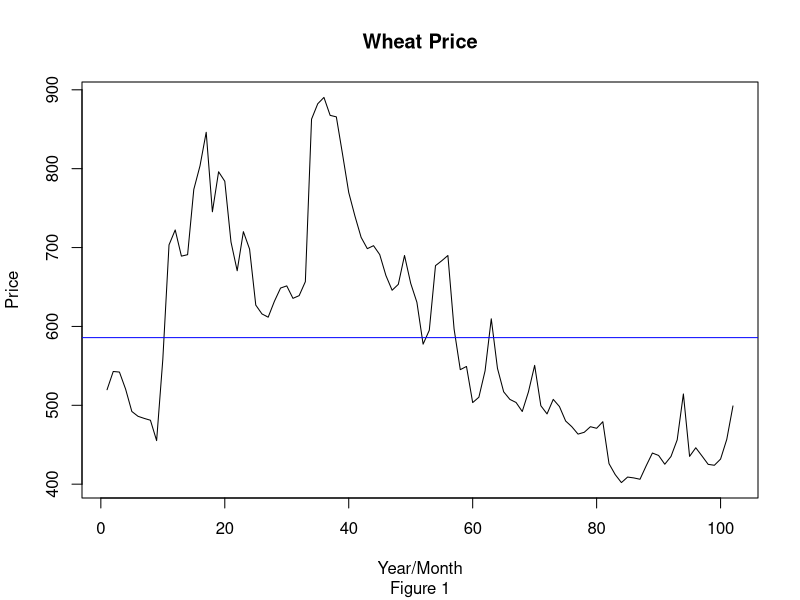
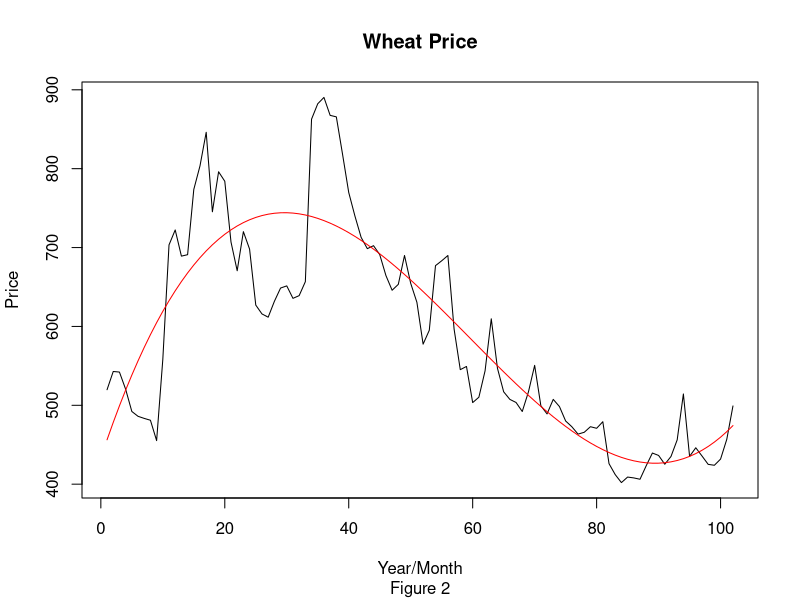
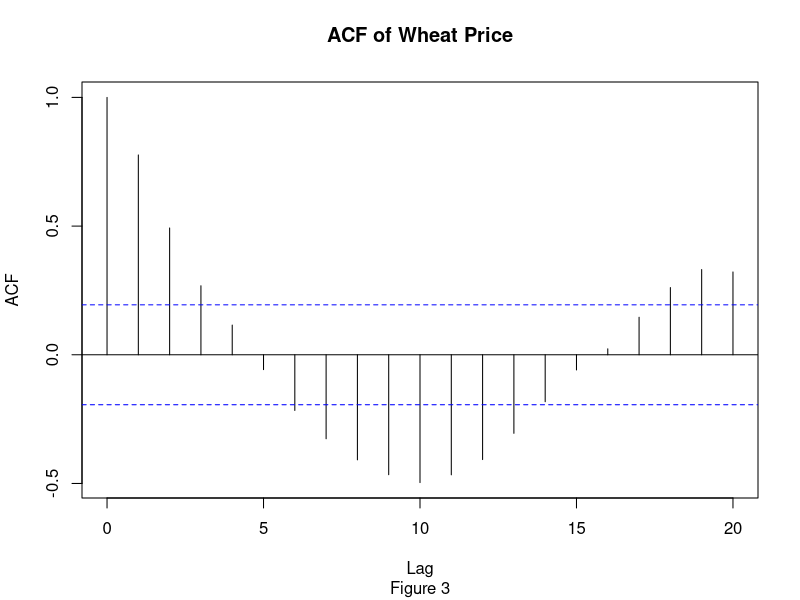
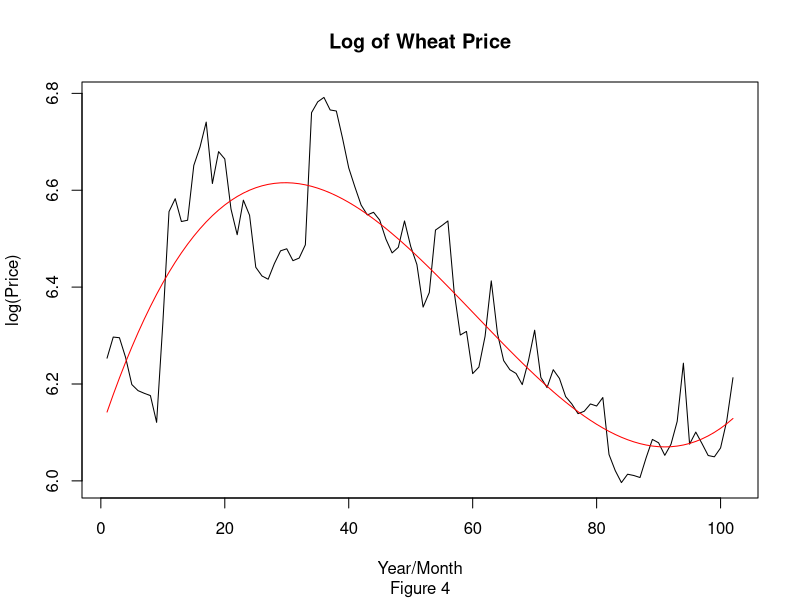
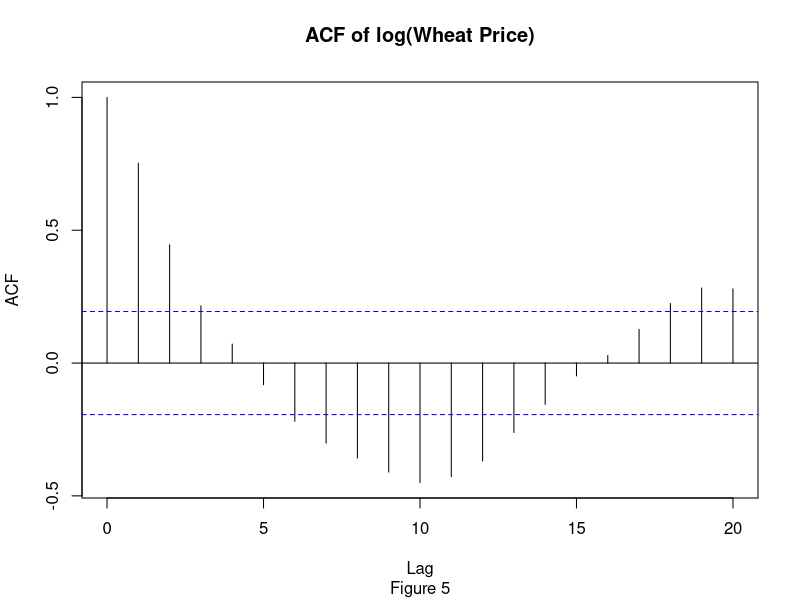
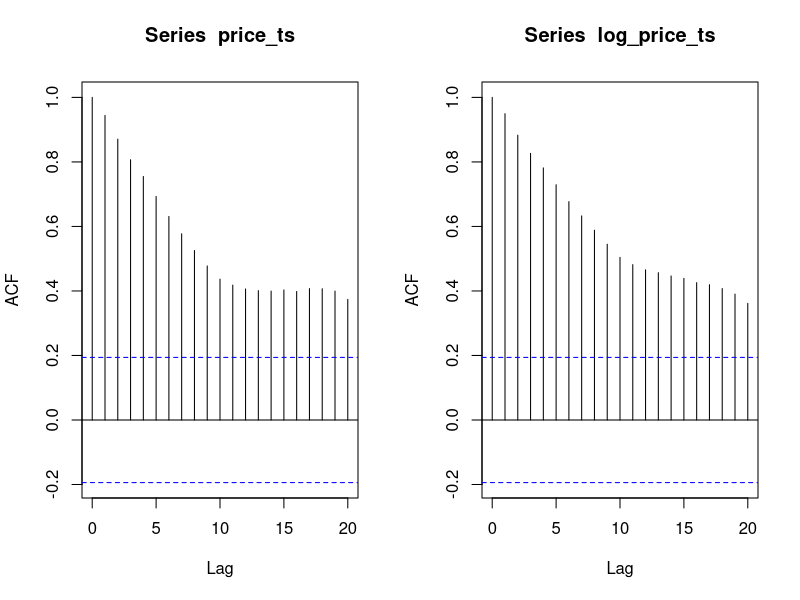
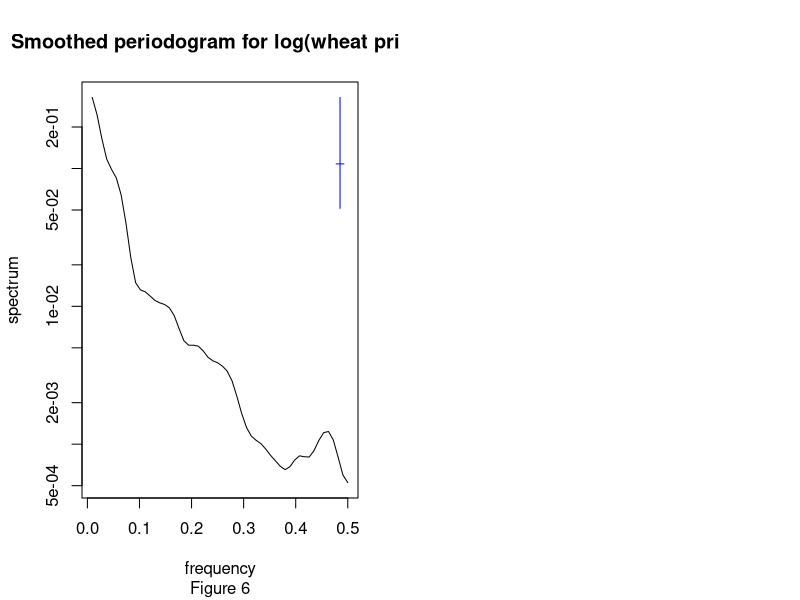
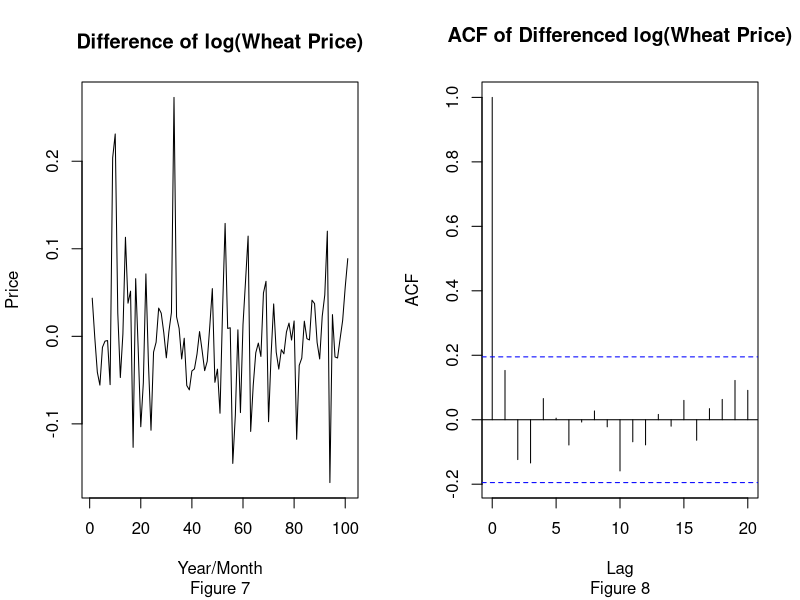

These figures' R source, in order:
## ---- chunk 1
library(dplyr)
library(stringr)
library(tseries)
## ---- chunk 2
wheat = read.csv("wheat_200910-201803.csv",header=TRUE)
## ---- chunk 3
names(wheat) = c("Date", "open", "high", "low", "close")
data_wheat = wheat %>% mutate(avg = (high+low)/2) %>% select(Date, avg)

for(i in 1:nrow(data_wheat)){
  data_wheat$Month[i] = paste(strsplit(str_extract(data_wheat$Date, '^\\d+\\-\\d+'), "-")[[i]], collapse = "")
}

wheat_unlist = data_wheat %>% mutate(Month = Month %>% unlist())

data_wheat_filtered = wheat_unlist %>% group_by(Month) %>% summarise(AvgPrice = mean(avg)) %>% mutate(indicator = 1:102)
## ---- chunk 4
summary(data_wheat_filtered$AvgPrice)
data_wheat_filtered$Month[which.max(data_wheat_filtered$AvgPrice)]
## ---- chunk 5
plot(data_wheat_filtered$AvgPrice, type = "l", xlab = "Year/Month", ylab = "Price", main = "Wheat Price", sub="Figure 1")
abline(585.8, 0, col = "blue")
## ---- chunk 6
#original data
lm_fit = lm(AvgPrice ~ indicator+I(indicator^2)+I(indicator^3), data = data_wheat_filtered)
summary(lm_fit)
yrm = 1:102
z = cbind(1, yrm, yrm^2, yrm^3)
beta = coef(lm_fit)
prediction = z %*% beta
plot(data_wheat_filtered$AvgPrice, type = "l", xlab = "Year/Month", ylab = "Price", main = "Wheat Price", sub="Figure 2")
lines(x = yrm, y = prediction, col = "red")
## ---- chunk 7
ts_dat = ts (data_wheat_filtered$AvgPrice)
adf.test(ts_dat) 
## ---- chunk 8
acf_resid = acf(resid(lm_fit), plot = FALSE)
plot(acf_resid, main = "ACF of Wheat Price", sub="Figure 3")
## ---- chunk 9
#log transformation
lm_fit_log = lm(log(AvgPrice) ~ indicator+I(indicator^2)+I(indicator^3), data = data_wheat_filtered)
#summary(lm_fit_log)
yrm = 1:102
z = cbind(1, yrm, yrm^2, yrm^3)
beta_log = coef(lm_fit_log)
prediction_log = z %*% beta_log
plot(log(data_wheat_filtered$AvgPrice), type = "l", xlab = "Year/Month", ylab = "log(Price)", main = "Log of Wheat Price", sub="Figure 4")
lines(x = yrm, y = prediction_log, col = "red")
## ---- chunk 10
acf_resid_log = acf(resid(lm_fit_log), plot = FALSE)
plot(acf_resid_log, main = "ACF of log(Wheat Price)", sub="Figure 5")
## ---- chunk 11
par(mfrow = c(1, 2))
log_price_ts = ts(log(data_wheat_filtered$AvgPrice))
price_ts = ts(data_wheat_filtered$AvgPrice)
acf(price_ts)
acf(log_price_ts)
## ---- chunk 12
spectrum(log_price_ts, spans = c(3, 5, 3), main = "Smoothed periodogram for log(wheat price)", sub="Figure 6")
## ---- chunk 13
par(mfrow = c(1, 2))

plot(diff(log(data_wheat_filtered$AvgPrice), differences = 1), type = "l", xlab = "Year/Month", ylab = "Price", main = "Difference of log(Wheat Price)", sub="Figure 7")

diff_log_price = diff(log(data_wheat_filtered$AvgPrice))
diff_log_price_ts = ts(diff_log_price)

acf_resid_log_diff = acf(diff_log_price_ts, plot = FALSE)
plot(acf_resid_log_diff, main = "ACF of Differenced log(Wheat Price)", sub="Figure 8")
## ---- chunk 14
par(mfrow = c(1, 2))

spectrum(diff_log_price_ts, main = "Unsmoothed periodogram", sub="Figure 9")
smoothed = spectrum(diff_log_price_ts, spans = c(3, 5, 3), main = "Smoothed periodogram for Differenced log(wheat price)", sub="Figure 10")
## ---- chunk 15

aic_table = function(data,P,Q){
table = matrix(NA,(P+1),(Q+1))
  for(p in 0:P) {
    for(q in 0:Q) {
      table[p+1,q+1] = arima(data, order = c(p,1,q))$aic
    }
  }
dimnames(table) = list(paste("AR", 0:P, sep=""),paste("MA", 0:Q, sep=""))
table
}

wheat_price_aic_table = aic_table(log_price_ts, 4, 4)

knitr::kable(wheat_price_aic_table,digits=2, caption = "Model AIC Table")
## ---- chunk 16
arima011 = arima(log_price_ts, order = c(0,1,1))

arima011$coef
## ---- chunk 17
forecast::checkresiduals(arima011)
## ---- chunk 18
set.seed(409622)
arima011.sim = arima.sim(list(order = c(0,1,1), ma = 0.191), n = 102, sd = sqrt(0.00451))-0.0003993

par(mfrow = c(1, 2))
plot(arima011.sim, type = "l", main = "Simulated ARIMA(0, 1, 1) Model")
plot(diff(log(data_wheat_filtered$AvgPrice), differences = 1), type = "l", xlab = "Year/Month", ylab = "Price", main = "Difference of log(Wheat Price)")
